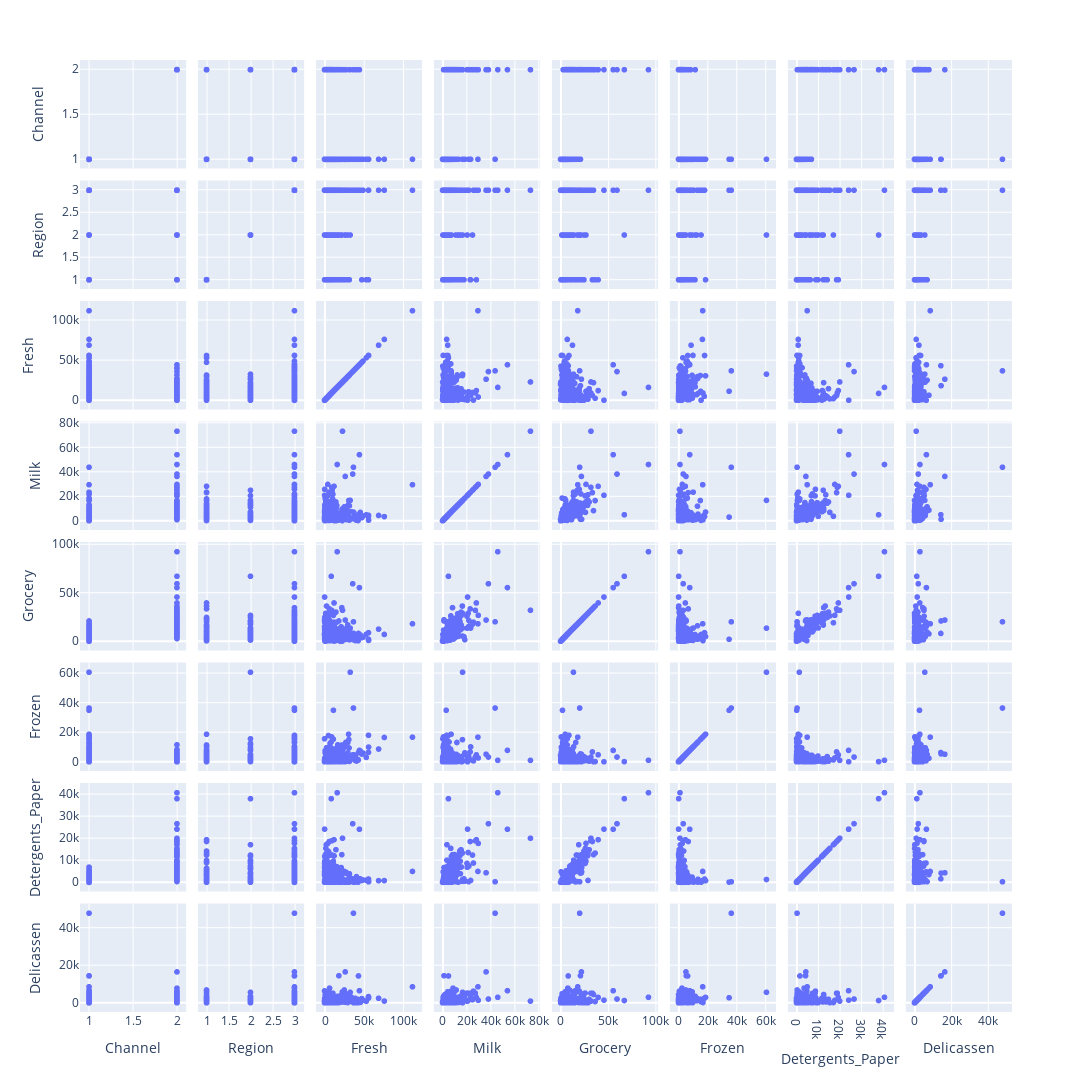

Notebook source saved alongside this figure:
### Code cell
import plotly.express as px
fig = px.scatter_matrix(df,
width=1100, height=1600)
fig.show()

### Figure 1 — Plotly figure (JSON) as saved in the notebook; plotly's stock layout.template omitted (floating-point values rounded to 4 significant figures; data arrays with more than 128 entries replaced by an {"elided": "..."} marker saying what was removed)
{"data": [{"dimensions": [{"axis": {"matches": true}, "label": "Channel", "values": {"elided": "440 int values"}}, {"axis": {"matches": true}, "label": "Region", "values": {"elided": "440 int values"}}, {"axis": {"matches": true}, "label": "Fresh", "values": {"elided": "440 int values"}}, {"axis": {"matches": true}, "label": "Milk", "values": {"elided": "440 int values"}}, {"axis": {"matches": true}, "label": "Grocery", "values": {"elided": "440 int values"}}, {"axis": {"matches": true}, "label": "Frozen", "values": {"elided": "440 int values"}}, {"axis": {"matches": true}, "label": "Detergents_Paper", "values": {"elided": "440 int values"}}, {"axis": {"matches": true}, "label": "Delicassen", "values": {"elided": "440 int values"}}], "hovertemplate": "%{xaxis.title.text}=%{x}<br>%{yaxis.title.text}=%{y}<extra></extra>", "legendgroup": "", "marker": {"color": "#636efa", "symbol": "circle"}, "name": "", "showlegend": false, "type": "splom"}], "layout": {"dragmode": "select", "height": 1600, "legend": {"tracegroupgap": 0}, "margin": {"t": 60}, "width": 1100}}
